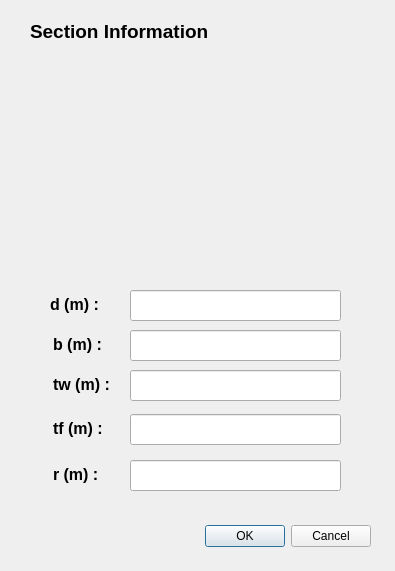
<?xml version="1.0" encoding="UTF-8"?>
<ui version="4.0">
 <class>I_section_Dialog</class>
 <widget class="QDialog" name="I_section_Dialog">
  <property name="geometry">
   <rect>
    <x>0</x>
    <y>0</y>
    <width>395</width>
    <height>571</height>
   </rect>
  </property>
  <property name="windowTitle">
   <string>Dialog</string>
  </property>
  <widget class="QDialogButtonBox" name="buttonBox">
   <property name="geometry">
    <rect>
     <x>170</x>
     <y>520</y>
     <width>201</width>
     <height>32</height>
    </rect>
   </property>
   <property name="orientation">
    <enum>Qt::Horizontal</enum>
   </property>
   <property name="standardButtons">
    <set>QDialogButtonBox::Cancel|QDialogButtonBox::Ok</set>
   </property>
  </widget>
  <widget class="QLabel" name="label_2">
   <property name="geometry">
    <rect>
     <x>30</x>
     <y>20</y>
     <width>341</width>
     <height>20</height>
    </rect>
   </property>
   <property name="text">
    <string>&lt;html&gt;&lt;head/&gt;&lt;body&gt;&lt;p&gt;&lt;span style=&quot; font-size:14pt; font-weight:600;&quot;&gt;Section Information&lt;/span&gt;&lt;/p&gt;&lt;/body&gt;&lt;/html&gt;</string>
   </property>
  </widget>
  <widget class="QLabel" name="label_5">
   <property name="geometry">
    <rect>
     <x>50</x>
     <y>295</y>
     <width>91</width>
     <height>20</height>
    </rect>
   </property>
   <property name="text">
    <string>&lt;html&gt;&lt;head/&gt;&lt;body&gt;&lt;p&gt;&lt;span style=&quot; font-size:12pt; font-weight:600;&quot;&gt;d (m) : &lt;/span&gt;&lt;/p&gt;&lt;/body&gt;&lt;/html&gt;</string>
   </property>
  </widget>
  <widget class="QLineEdit" name="d_input">
   <property name="geometry">
    <rect>
     <x>130</x>
     <y>290</y>
     <width>211</width>
     <height>31</height>
    </rect>
   </property>
  </widget>
  <widget class="QLabel" name="label_7">
   <property name="geometry">
    <rect>
     <x>80</x>
     <y>40</y>
     <width>271</width>
     <height>231</height>
    </rect>
   </property>
   <property name="whatsThis">
    <string>&lt;html&gt;&lt;head/&gt;&lt;body&gt;&lt;p&gt;&lt;img src=&quot;:/I_section.JPG&quot;/&gt;&lt;/p&gt;&lt;/body&gt;&lt;/html&gt;</string>
   </property>
   <property name="text">
    <string>&lt;html&gt;&lt;head/&gt;&lt;body&gt;&lt;p&gt;&lt;img src=&quot;:/I_section.JPG&quot; width=&quot;240&quot; height=&quot;200&quot;/&gt;&lt;/p&gt;&lt;/body&gt;&lt;/html&gt;</string>
   </property>
  </widget>
  <widget class="QLabel" name="label_8">
   <property name="geometry">
    <rect>
     <x>53</x>
     <y>335</y>
     <width>91</width>
     <height>20</height>
    </rect>
   </property>
   <property name="text">
    <string>&lt;html&gt;&lt;head/&gt;&lt;body&gt;&lt;p&gt;&lt;span style=&quot; font-size:12pt; font-weight:600;&quot;&gt;b (m) : &lt;/span&gt;&lt;/p&gt;&lt;/body&gt;&lt;/html&gt;</string>
   </property>
  </widget>
  <widget class="QLineEdit" name="b_input">
   <property name="geometry">
    <rect>
     <x>130</x>
     <y>330</y>
     <width>211</width>
     <height>31</height>
    </rect>
   </property>
  </widget>
  <widget class="QLineEdit" name="tw_input">
   <property name="geometry">
    <rect>
     <x>130</x>
     <y>370</y>
     <width>211</width>
     <height>31</height>
    </rect>
   </property>
  </widget>
  <widget class="QLabel" name="label_9">
   <property name="geometry">
    <rect>
     <x>53</x>
     <y>375</y>
     <width>91</width>
     <height>20</height>
    </rect>
   </property>
   <property name="text">
    <string>&lt;html&gt;&lt;head/&gt;&lt;body&gt;&lt;p&gt;&lt;span style=&quot; font-size:12pt; font-weight:600;&quot;&gt;tw (m) : &lt;/span&gt;&lt;/p&gt;&lt;/body&gt;&lt;/html&gt;</string>
   </property>
  </widget>
  <widget class="QLineEdit" name="tf_input">
   <property name="geometry">
    <rect>
     <x>130</x>
     <y>414</y>
     <width>211</width>
     <height>31</height>
    </rect>
   </property>
  </widget>
  <widget class="QLabel" name="label_10">
   <property name="geometry">
    <rect>
     <x>53</x>
     <y>419</y>
     <width>91</width>
     <height>20</height>
    </rect>
   </property>
   <property name="text">
    <string>&lt;html&gt;&lt;head/&gt;&lt;body&gt;&lt;p&gt;&lt;span style=&quot; font-size:12pt; font-weight:600;&quot;&gt;tf (m) : &lt;/span&gt;&lt;/p&gt;&lt;/body&gt;&lt;/html&gt;</string>
   </property>
  </widget>
  <widget class="QLabel" name="label_11">
   <property name="geometry">
    <rect>
     <x>53</x>
     <y>465</y>
     <width>91</width>
     <height>20</height>
    </rect>
   </property>
   <property name="text">
    <string>&lt;html&gt;&lt;head/&gt;&lt;body&gt;&lt;p&gt;&lt;span style=&quot; font-size:12pt; font-weight:600;&quot;&gt;r (m) : &lt;/span&gt;&lt;/p&gt;&lt;/body&gt;&lt;/html&gt;</string>
   </property>
  </widget>
  <widget class="QLineEdit" name="r_input">
   <property name="geometry">
    <rect>
     <x>130</x>
     <y>460</y>
     <width>211</width>
     <height>31</height>
    </rect>
   </property>
  </widget>
 </widget>
 <resources>
  <include location="section.qrc"/>
 </resources>
 <connections>
  <connection>
   <sender>buttonBox</sender>
   <signal>accepted()</signal>
   <receiver>I_section_Dialog</receiver>
   <slot>accept()</slot>
   <hints>
    <hint type="sourcelabel">
     <x>248</x>
     <y>254</y>
    </hint>
    <hint type="destinationlabel">
     <x>157</x>
     <y>274</y>
    </hint>
   </hints>
  </connection>
  <connection>
   <sender>buttonBox</sender>
   <signal>rejected()</signal>
   <receiver>I_section_Dialog</receiver>
   <slot>reject()</slot>
   <hints>
    <hint type="sourcelabel">
     <x>316</x>
     <y>260</y>
    </hint>
    <hint type="destinationlabel">
     <x>286</x>
     <y>274</y>
    </hint>
   </hints>
  </connection>
 </connections>
</ui>
